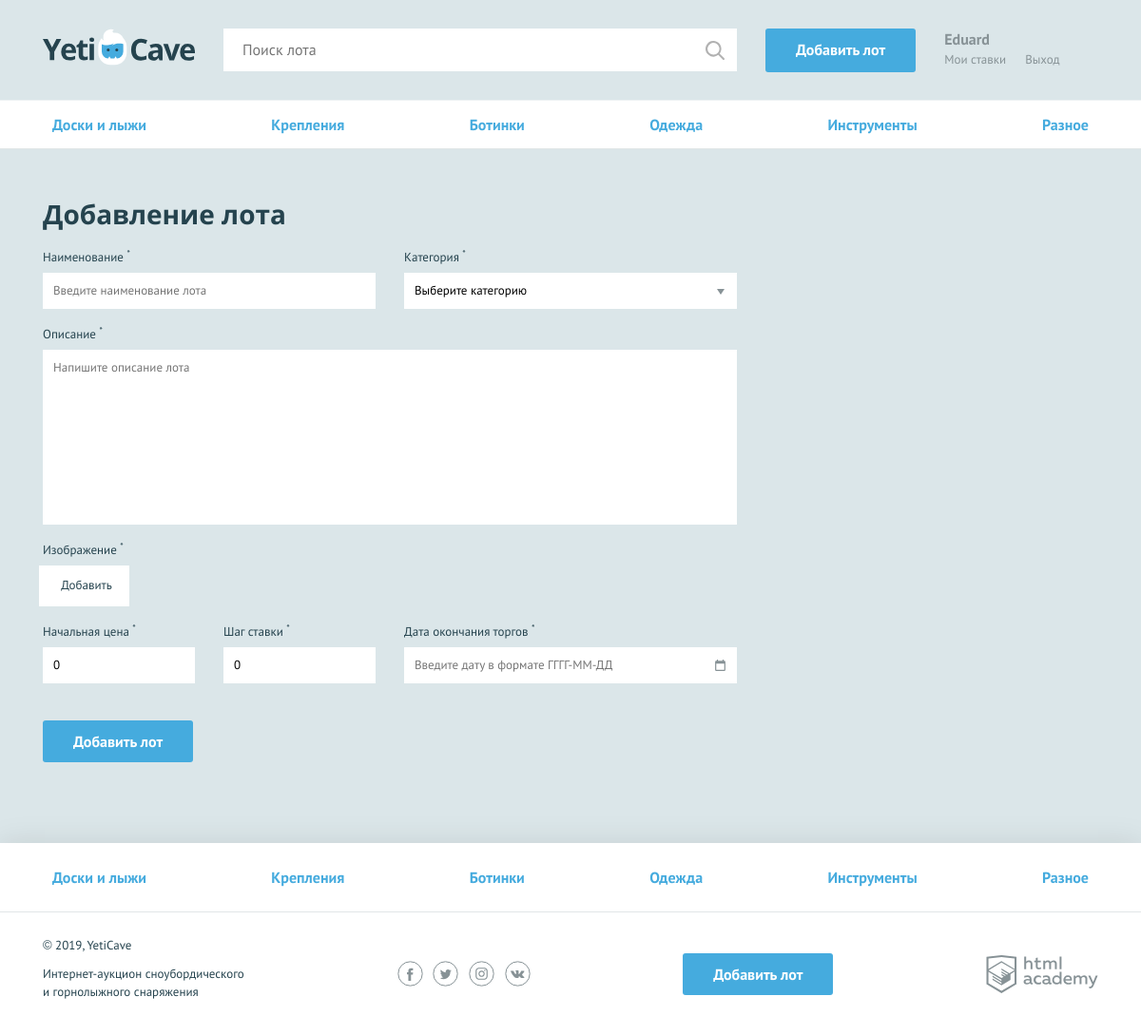
The page /add.php on the database its author committed.
### tables this page shows
CREATE TABLE category(
    id INT AUTO_INCREMENT PRIMARY KEY,
    name VARCHAR (128),
    code VARCHAR (128)
);

### helpers.php (called while the page is built, shortened)
<?php
function include_template($name, array $data = []) {
    $name = 'templates/' . $name;
    extract($data);
    require $name;
    $result = ob_get_clean();
    return $result;
}

### service_functions.php (called while the page is built, shortened)
<?php
function xss_protection($string): string{
    return htmlspecialchars($string);
}
function getCategories(mysqli $con): array{
    $sql = "SELECT name, code FROM category";
    $categories = [];
    $res = mysqli_query($con, $sql);
    while ($res && $row = $res->fetch_assoc()){
        $categories[] = $row;
    }
    return $categories;
}

### templates/add_lot.php (the view, shortened to what this page needs)
<main>
<nav class="nav">
     <ul class="nav__list container">
        <?php foreach ($categories_arr as $category): ?>
            <li class="nav__item">
                <a href="all-lots.html"><?=xss_protection($category['name']); ?></a>
            </li>
        <?php endforeach; ?>
    </ul>
</nav>
<form class="form form--add-lot container form--invalid" action="add.php" method="post" enctype="multipart/form-data">
    <h2>Добавление лота</h2>
    <div class="form__container-two">
        <div class="form__item <?php if (isset($form_errors['lot-name'])): ?>form__item--invalid<?php endif;?>">
            <label for="lot-name">Наименование <sup>*</sup></label>
            <input id="lot-name" type="text" name="lot-name" placeholder="Введите наименование лота" value="<?=xss_protection($incoming_data['lot-name']); ?>">
        </div>
        <div class="form__item <?php if (isset($form_errors['category'])): ?>form__item--invalid<?php endif;?>">
            <label for="category">Категория <sup>*</sup></label>
              <select id="category" name="category">
                <option>Выберите категорию</option>
              </select>
        </div>
      </div>
      <div class="form__item form__item--wide <?php if (isset($form_errors['message'])): ?>form__item--invalid<?php endif;?>">
        <label for="message">Описание <sup>*</sup></label>
        <textarea id="message" name="message" placeholder="Напишите описание лота"><?=xss_protection($incoming_data['message']); ?></textarea>
      </div>
      <div class="form__item form__item--file <?php if (isset($form_errors['lot-img'])): ?>form__item--invalid<?php endif;?>">
        <label>Изображение <sup>*</sup></label>
        <div class="form__input-file">
          <label for="lot-img">
            Добавить
          </label>
        </div>
      </div>
      <div class="form__container-three">
        <div class="form__item form__item--small <?php if (isset($form_errors['lot-rate'])): ?>form__item--invalid<?php endif;?>">
          <label for="lot-rate">Начальная цена <sup>*</sup></label>
          <input id="lot-rate" type="text" name="lot-rate" placeholder="0" value="<?=xss_protection($incoming_data['lot-rate']); ?>">
        </div>
        <div class="form__item form__item--small <?php if (isset($form_errors['lot-step'])): ?>form__item--invalid<?php endif;?>">
          <label for="lot-step">Шаг ставки <sup>*</sup></label>
          <input id="lot-step" type="text" name="lot-step" placeholder="0" value="<?=xss_protection($incoming_data['lot-step']); ?>">
        </div>
        <div class="form__item <?php if (isset($form_errors['lot-date'])): ?>form__item--invalid<?php endif;?>">
          <label for="lot-date">Дата окончания торгов <sup>*</sup></label>
          <input class="form__input-date" id="lot-date" type="text" name="lot-date" placeholder="Введите дату в формате ГГГГ-ММ-ДД" value="<?=xss_protection($incoming_data['lot-date']); ?>">
        </div>
    </div>
    <button type="submit" name="submit" class="button">Добавить лот</button>
</form>
</main>

### templates/layout.php (shortened to what this page needs)
<!DOCTYPE html>
<html lang="ru">
<head>
    <link href="../css/normalize.min.css" rel="stylesheet">
    <link href="../css/style.css" rel="stylesheet">
    <link href="../css/flatpickr.min.css" rel="stylesheet">
</head>
<body>
<div class="page-wrapper">
<header class="main-header">
    <div class="main-header__container container">
        <a class="main-header__logo" href="index.php">
            <img src="../img/logo.svg" width="160" height="39" alt="Логотип компании YetiCave">
        </a>
        <form class="main-header__search" method="get" action="https://echo.htmlacademy.ru" autocomplete="off">
            <input type="search" name="search" placeholder="Поиск лота">
            <input class="main-header__search-btn" type="submit" name="find" value="Найти">
        </form>
        <a class="main-header__add-lot button" href="add.php">Добавить лот</a>
        <nav class="user-menu">
            <?php if ($is_auth == 1): ?>
                <div class="user-menu__logged">
                    <p><?=xss_protection($user_name); ?></p>
                    <a class="user-menu__bets" href="pages/my-bets.html">Мои ставки</a>
                    <a class="user-menu__logout" href="#">Выход</a>
                </div>
            <?php endif; ?>
        </nav>
    </div>
</header>
<?=$content;?>
</div>
<footer class="main-footer">
    <nav class="nav">
        <ul class="nav__list container">
            <?php foreach ($categories_arr as $category): ?>
            <li class="nav__item">
                <a href="pages/all-lots.html"><?=xss_protection($category['name']); ?></a>
            </li>
            <?php endforeach;?>
        </ul>
    </nav>
    <div class="main-footer__bottom container">
        <div class="main-footer__copyright">
            <p>© 2019, YetiCave</p>
            <p>Интернет-аукцион сноубордического и горнолыжного снаряжения</p>
        </div>
        <div class="main-footer__social social">
            <a class="social__link social__link--facebook" href="#">
            </a>
            <a class="social__link social__link--twitter" href="#">
            </a>
            <a class="social__link social__link--instagram" href="#">
            </a>
            <a class="social__link social__link--vkontakte" href="#">
            </a>
        </div>
        <a class="main-footer__add-lot button" href="add-lot.html">Добавить лот</a>
        <div class="main-footer__developed-by">
            <a class="logo-academy" href="https://htmlacademy.ru/intensive/php">
            </a>
        </div>
    </div>
</footer>
</body>
</html>

### rows shown on the page
category: name "Доски и лыжи"
category: name "Крепления"
category: name "Ботинки"
category: name "Одежда"
category: name "Инструменты"
category: name "Разное"

### other values the page prints
xss_protection($user_name) "Eduard"
